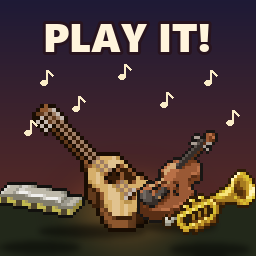

Python code for this plot:
"""Draws workshop/preview.png (256x256, required by the PZ Workshop uploader).

Uses the game's own item icons, read from your Project Zomboid install and scaled
by whole numbers so the pixel art stays crisp. Run: python workshop/preview.py [game dir]
"""
import pathlib
import random
import sys

from PIL import Image, ImageDraw, ImageFilter, ImageFont

sys.path.insert(0, str(pathlib.Path(__file__).parent))
from pzpack import read_pack  # noqa: E402

GAME = pathlib.Path(sys.argv[1] if len(sys.argv) > 1 else "E:/SteamLibrary/steamapps/common/ProjectZomboid")
OUT = pathlib.Path(__file__).with_name("preview.png")
FONT = "C:/Windows/Fonts/seguibl.ttf"
S = 256


def icons(*names):
    wanted, found = set(names), {}
    for pack in ("UI2.pack", "UI.pack"):
        for _, page, entries in read_pack(GAME / "media/texturepacks" / pack):
            for name, x, y, w, h, ox, oy, fw, fh in entries:
                if name in wanted and name not in found:
                    full = Image.new("RGBA", (fw, fh), (0, 0, 0, 0))
                    full.paste(page.crop((x, y, x + w, y + h)), (ox, oy))
                    found[name] = full
    missing = wanted - found.keys()
    assert not missing, f"icons not found: {missing}"
    return found


def scaled(img, k):
    return img.resize((img.width * k, img.height * k), Image.Resampling.NEAREST)


def place(canvas, img, x, y):
    """Pastes img with its bottom-centre at (x, y), with a soft ground shadow."""
    sh = Image.new("RGBA", canvas.size, (0, 0, 0, 0))
    ImageDraw.Draw(sh).ellipse([x - img.width * 0.42, y - 7, x + img.width * 0.42, y + 5], fill=(0, 0, 0, 120))
    canvas.alpha_composite(sh.filter(ImageFilter.GaussianBlur(3)))
    canvas.alpha_composite(img, (x - img.width // 2, y - img.height))


def note(d, x, y, col):
    """A pixel eighth note: head, stem, flag."""
    d.ellipse([x, y + 10, x + 7, y + 15], fill=col)
    d.rectangle([x + 6, y, x + 7, y + 12], fill=col)
    d.line([(x + 7, y), (x + 12, y + 5)], fill=col, width=2)


def main():
    ic = icons("Item_GuitarAcoustic", "Item_Violin", "Item_Trumpet", "Item_Harmonica")
    random.seed(5)
    img = Image.new("RGBA", (S, S))
    d = ImageDraw.Draw(img)
    # Dusk sky over a dark field, campfire glow from below.
    for y in range(S):
        t = y / S
        d.line([(0, y), (S, y)], fill=(int(30 + 70 * t), int(26 + 20 * t), int(54 - 20 * t), 255))
    d.rectangle([0, 196, S, S], fill=(34, 40, 26, 255))
    glow = Image.new("RGBA", (S, S), (0, 0, 0, 0))
    ImageDraw.Draw(glow).ellipse([60, 170, 196, 250], fill=(255, 150, 60, 70))
    img.alpha_composite(glow.filter(ImageFilter.GaussianBlur(18)))

    place(img, scaled(ic["Item_GuitarAcoustic"], 4), 92, 232)
    place(img, scaled(ic["Item_Violin"], 3), 176, 226)
    place(img, scaled(ic["Item_Trumpet"], 3), 210, 250)
    place(img, scaled(ic["Item_Harmonica"], 3), 40, 248)

    for x, y in [(40, 70), (72, 96), (118, 64), (160, 92), (204, 70), (226, 110), (24, 120)]:
        note(d, x, y, (250, 236, 200, 255))

    font = ImageFont.truetype(FONT, 40)
    text = "PLAY IT!"
    w = d.textlength(text, font=font)
    d.text(((S - w) / 2, 8), text, font=font, fill=(255, 244, 220, 255), stroke_width=3, stroke_fill=(40, 20, 30, 255))
    img.convert("RGB").save(OUT, optimize=True)
    print(OUT, OUT.stat().st_size, "bytes")


if __name__ == "__main__":
    main()
